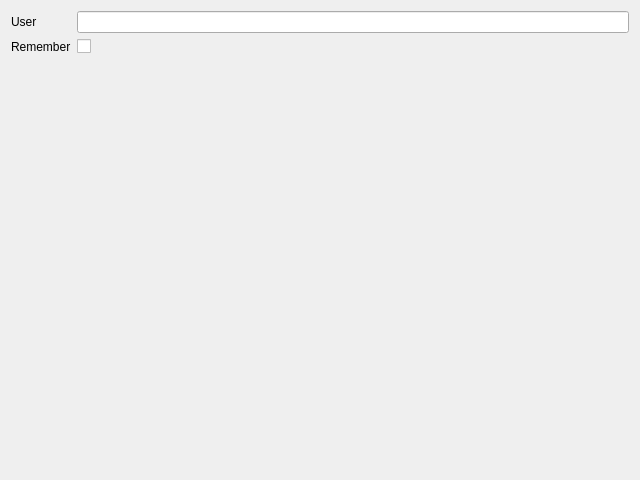
<?xml version="1.0" encoding="UTF-8"?>
<!-- SPDX-License-Identifier: MIT -->
<ui version="4.0">
 <class>LoginDialog</class>
 <widget class="QDialog" name="LoginDialog">
  <property name="geometry">
   <rect>
    <x>0</x>
    <y>0</y>
    <width>640</width>
    <height>480</height>
   </rect>
  </property>
  <property name="windowTitle">
   <string>Sign in</string>
  </property>
  <layout class="QFormLayout" name="formLayout">
   <item row="0" column="0">
    <widget class="QLabel" name="label_userEdit">
     <property name="text">
      <string>User</string>
     </property>
     <property name="buddy">
      <cstring>userEdit</cstring>
     </property>
    </widget>
   </item>
   <item row="0" column="1">
    <widget class="QLineEdit" name="userEdit"/>
   </item>
   <item row="1" column="0">
    <widget class="QLabel" name="label_rememberCheck">
     <property name="text">
      <string>Remember</string>
     </property>
     <property name="buddy">
      <cstring>rememberCheck</cstring>
     </property>
    </widget>
   </item>
   <item row="1" column="1">
    <widget class="QCheckBox" name="rememberCheck"/>
   </item>
  </layout>
 </widget>
 <tabstops>
  <tabstop>userEdit</tabstop>
  <tabstop>rememberCheck</tabstop>
 </tabstops>
</ui>
